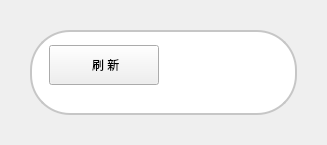
               <widget class="QWidget" name="page_2">
                <property name="styleSheet">
                 <string notr="true">#page_2{
background-color: rgb(238, 241, 246);
}
#groupBox_5{
	background-color: rgb(255, 255, 255);
	border: none;
	border-radius: 40px;
	border: 2px solid rgb(198, 198, 198);
}
#alarmlabel{
	image: url(:/home/icon/条形图_chart-histogram-two.png);
}

QAbstractItemView {
font: bold 10pt &quot;DengXian&quot;;
}</string>
                </property>
                <layout class="QVBoxLayout" name="verticalLayout_6">
                 <property name="spacing">
                  <number>0</number>
                 </property>
                 <property name="leftMargin">
                  <number>30</number>
                 </property>
                 <property name="topMargin">
                  <number>30</number>
                 </property>
                 <property name="rightMargin">
                  <number>30</number>
                 </property>
                 <property name="bottomMargin">
                  <number>30</number>
                 </property>
                 <item>
                  <widget class="QGroupBox" name="groupBox_5">
                   <property name="title">
                    <string/>
                   </property>
                   <layout class="QVBoxLayout" name="verticalLayout_7" stretch="0,10">
                    <property name="spacing">
                     <number>0</number>
                    </property>
                    <property name="leftMargin">
                     <number>0</number>
                    </property>
                    <property name="topMargin">
                     <number>0</number>
                    </property>
                    <property name="rightMargin">
                     <number>0</number>
                    </property>
                    <property name="bottomMargin">
                     <number>0</number>
                    </property>
                    <item>
                     <layout class="QHBoxLayout" name="horizontalLayout_7">
                      <property name="leftMargin">
                       <number>16</number>
                      </property>
                      <property name="topMargin">
                       <number>9</number>
                      </property>
                      <property name="bottomMargin">
                       <number>0</number>
                      </property>
                      <item>
                       <widget class="QPushButton" name="btnLoadData">
                        <property name="sizePolicy">
                         <sizepolicy hsizetype="Minimum" vsizetype="Fixed">
                          <horstretch>0</horstretch>
                          <verstretch>0</verstretch>
                         </sizepolicy>
                        </property>
                        <property name="minimumSize">
                         <size>
                          <width>110</width>
                          <height>40</height>
                         </size>
                        </property>
                        <property name="text">
                         <string> 刷 新</string>
                        </property>
                        <property name="icon">
                         <iconset resource="../apprcc.qrc">
                          <normaloff>:/home/icon/刷新_refresh.png</normaloff>:/home/icon/刷新_refresh.png</iconset>
                        </property>
                        <property name="iconSize">
                         <size>
                          <width>16</width>
                          <height>16</height>
                         </size>
                        </property>
                       </widget>
                      </item>
                      <item>
                       <spacer name="horizontalSpacer_7">
                        <property name="orientation">
                         <enum>Qt::Horizontal</enum>
                        </property>
                        <property name="sizeHint" stdset="0">
                         <size>
                          <width>40</width>
                          <height>20</height>
                         </size>
                        </property>
                       </spacer>
                      </item>
                      <item>
                       <widget class="QLabel" name="alarmlabel">
                        <property name="minimumSize">
                         <size>
                          <width>35</width>
                          <height>0</height>
                         </size>
                        </property>
                        <property name="text">
                         <string/>
                        </property>
                       </widget>
                      </item>
                      <item>
                       <spacer name="horizontalSpacer_14">
                        <property name="orientation">
                         <enum>Qt::Horizontal</enum>
                        </property>
                        <property name="sizeType">
                         <enum>QSizePolicy::Fixed</enum>
                        </property>
                        <property name="sizeHint" stdset="0">
                         <size>
                          <width>60</width>
                          <height>20</height>
                         </size>
                        </property>
                       </spacer>
                      </item>
                     </layout>
                    </item>
                    <item>
                     <layout class="QVBoxLayout" name="testLayout">
                      <property name="leftMargin">
                       <number>9</number>
                      </property>
                      <property name="topMargin">
                       <number>18</number>
                      </property>
                      <property name="rightMargin">
                       <number>9</number>
                      </property>
                      <property name="bottomMargin">
                       <number>9</number>
                      </property>
                     </layout>
                    </item>
                   </layout>
                  </widget>
                 </item>
                </layout>
               </widget>
